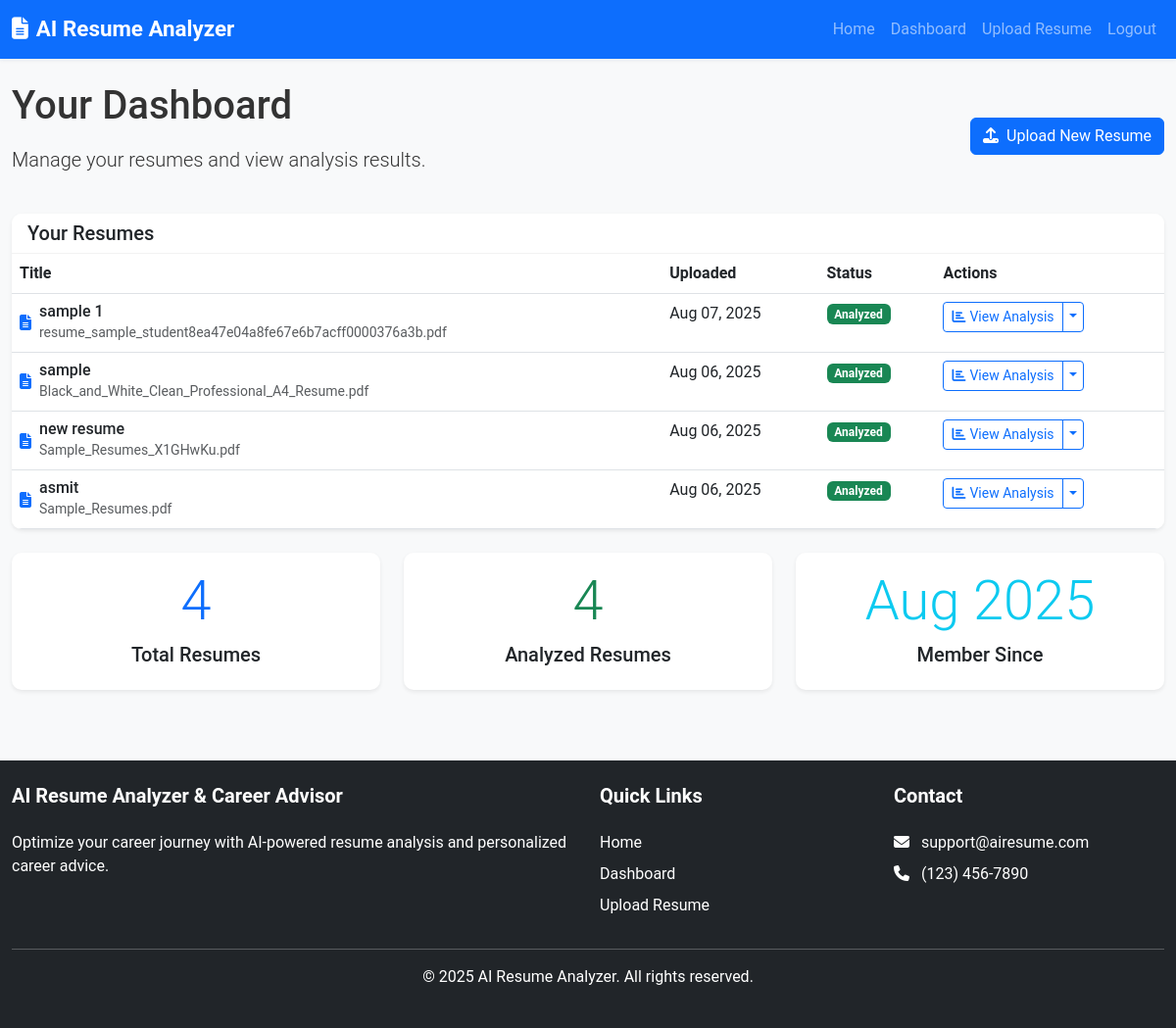
Page /dashboard/ (signed in) on the earlier database version.
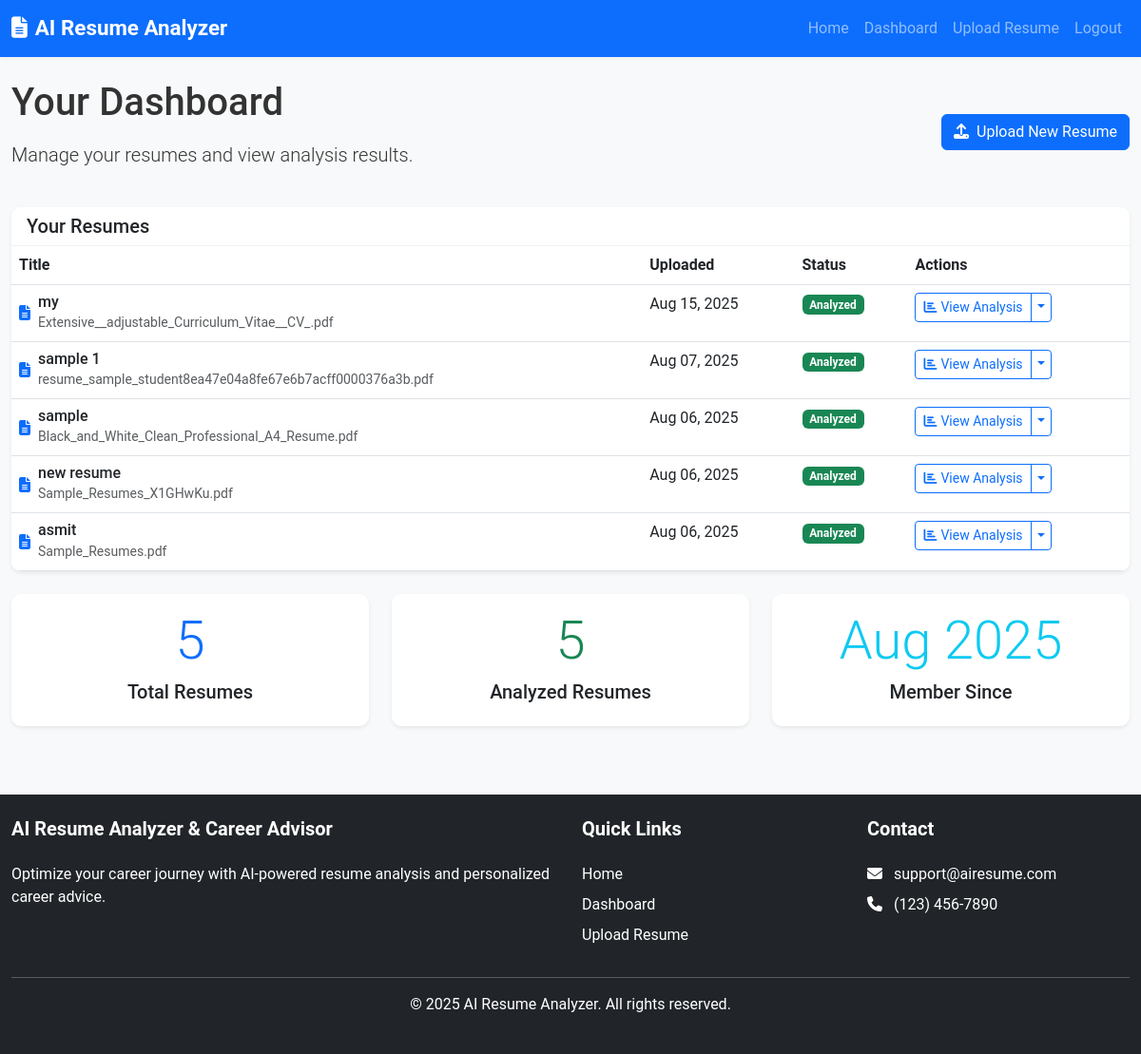
Same page on the later database version.
### resume_app/models.py (models this page shows, shortened)
class Resume(models.Model):
    user = models.ForeignKey(User, on_delete=models.CASCADE, related_name='resumes')
    title = models.CharField(max_length=255)
    file = models.FileField(upload_to=resume_upload_path)
    uploaded_at = models.DateTimeField(auto_now_add=True)
    def filename(self):
        return os.path.basename(self.file.name)

### resume_app/views.py (the view)
# urls.py: path('dashboard/', views.dashboard, name='dashboard'),
@login_required
def dashboard(request):
    resumes = Resume.objects.filter(user=request.user).order_by('-uploaded_at')
    analyzed_resumes_count = Resume.objects.filter(user=request.user, analysis__isnull=False).count()
    return render(request, 'resume_app/dashboard.html', {
        'resumes': resumes,
        'analyzed_resumes_count': analyzed_resumes_count
    })

### resume_app/templates/resume_app/dashboard.html (shortened to what this page needs)
{% extends 'resume_app/base.html' %}
{% block content %}
<div class="row mb-4">
    <div class="col-md-8">
        <h1 class="mb-3">Your Dashboard</h1>
        <p class="lead">Manage your resumes and view analysis results.</p>
    </div>
    <div class="col-md-4 text-md-end d-flex align-items-center justify-content-md-end">
        <a href="{% url 'resume_app:upload_resume' %}" class="btn btn-primary">
            <i class="fas fa-upload me-2"></i>Upload New Resume
        </a>
    </div>
</div>
{% if resumes %}
<div class="row">
    <div class="col-12">
        <div class="card shadow-sm">
            <div class="card-header bg-white">
                <h5 class="mb-0">Your Resumes</h5>
            </div>
            <div class="card-body p-0">
                <div class="table-responsive">
                    <table class="table table-hover mb-0">
                        <thead>
                            <tr>
                                <th>Title</th>
                                <th>Uploaded</th>
                                <th>Status</th>
                                <th>Actions</th>
                            </tr>
                        </thead>
                        <tbody>
                            {% for resume in resumes %}
                            <tr>
                                <td>
                                    <div class="d-flex align-items-center">
                                        <i class="fas fa-file-alt text-primary me-2"></i>
                                        <div>
                                            <h6 class="mb-0">{{ resume.title }}</h6>
                                            <small class="text-muted">{{ resume.filename }}</small>
                                        </div>
                                    </div>
                                </td>
                                <td>{{ resume.uploaded_at|date:"M d, Y" }}</td>
                                <td>
                                    {% if resume.analysis %}
                                    <span class="badge bg-success">Analyzed</span>
                                    {% else %}
                                    <span class="badge bg-warning text-dark">Not Analyzed</span>
                                    {% endif %}
                                </td>
                                <td>
                                    <div class="btn-group">
                                        {% if resume.analysis %}
                                        <a href="{% url 'resume_app:analyze_resume' resume.id %}" class="btn btn-sm btn-outline-primary">
                                            <i class="fas fa-chart-bar me-1"></i>View Analysis
                                        </a>
                                        {% else %}
                                        <a href="{% url 'resume_app:analyze_resume' resume.id %}" class="btn btn-sm btn-primary">
                                            <i class="fas fa-robot me-1"></i>Analyze
                                        </a>
                                        {% endif %}
                                        <button type="button" class="btn btn-sm btn-outline-primary dropdown-toggle dropdown-toggle-split" data-bs-toggle="dropdown">
                                        </button>
                                    </div>
                                </td>
                            </tr>
                            {% endfor %}
                        </tbody>
                    </table>
                </div>
            </div>
        </div>
    </div>
</div>
<div class="row mt-4">
    <div class="col-md-4 mb-4">
        <div class="card border-0 shadow-sm h-100">
            <div class="card-body text-center">
                <div class="display-4 text-primary mb-2">{{ resumes.count }}</div>
                <h5 class="card-title">Total Resumes</h5>
            </div>
        </div>
    </div>
    <div class="col-md-4 mb-4">
        <div class="card border-0 shadow-sm h-100">
            <div class="card-body text-center">
                <div class="display-4 text-success mb-2">{{ analyzed_resumes_count }}</div>
                <h5 class="card-title">Analyzed Resumes</h5>
            </div>
        </div>
    </div>
    <div class="col-md-4 mb-4">
        <div class="card border-0 shadow-sm h-100">
            <div class="card-body text-center">
                <div class="display-4 text-info mb-2">{{ user.date_joined|date:"M Y" }}</div>
                <h5 class="card-title">Member Since</h5>
            </div>
        </div>
    </div>
</div>
{% endif %}
{% endblock %}

### resume_app/templates/resume_app/base.html (shortened to what this page needs)
<!DOCTYPE html>
<html lang="en">
<head>
    <link href="https://cdn.jsdelivr.net/npm/bootstrap@5.3.0/dist/css/bootstrap.min.css" rel="stylesheet">
    <link rel="stylesheet" href="https://cdnjs.cloudflare.com/ajax/libs/font-awesome/6.4.0/css/all.min.css">
    {% load static %}
    <link rel="stylesheet" href="{% static 'css/style.css' %}">
</head>
<body>
    <nav class="navbar navbar-expand-lg navbar-dark bg-primary">
        <div class="container">
            <a class="navbar-brand" href="{% url 'resume_app:home' %}">
                <i class="fas fa-file-alt me-2"></i>AI Resume Analyzer
            </a>
            <div class="collapse navbar-collapse" id="navbarNav">
                <ul class="navbar-nav ms-auto">
                    <li class="nav-item">
                        <a class="nav-link" href="{% url 'resume_app:home' %}">Home</a>
                    </li>
                    {% if user.is_authenticated %}
                    <li class="nav-item">
                        <a class="nav-link" href="{% url 'resume_app:dashboard' %}">Dashboard</a>
                    </li>
                    <li class="nav-item">
                        <a class="nav-link" href="{% url 'resume_app:upload_resume' %}">Upload Resume</a>
                    </li>
                    <li class="nav-item">
                        <a class="nav-link" href="{% url 'resume_app:logout' %}">Logout</a>
                    </li>
                    {% endif %}
                </ul>
            </div>
        </div>
    </nav>
    <main class="container mt-4 mb-5">
        {% block content %}{% endblock %}
    </main>
    <footer class="bg-dark text-white py-4 mt-5">
        <div class="container">
            <div class="row">
                <div class="col-md-6">
                    <h5>AI Resume Analyzer & Career Advisor</h5>
                    <p>Optimize your career journey with AI-powered resume analysis and personalized career advice.</p>
                </div>
                <div class="col-md-3">
                    <h5>Quick Links</h5>
                    <ul class="list-unstyled">
                        <li><a href="{% url 'resume_app:home' %}" class="text-white">Home</a></li>
                        {% if user.is_authenticated %}
                        <li><a href="{% url 'resume_app:dashboard' %}" class="text-white">Dashboard</a></li>
                        <li><a href="{% url 'resume_app:upload_resume' %}" class="text-white">Upload Resume</a></li>
                        {% else %}
                        <li><a href="{% url 'login' %}" class="text-white">Login</a></li>
                        <li><a href="{% url 'register' %}" class="text-white">Register</a></li>
                        {% endif %}
                    </ul>
                </div>
                <div class="col-md-3">
                    <h5>Contact</h5>
                    <ul class="list-unstyled">
                        <li><i class="fas fa-envelope me-2"></i> support@airesume.com</li>
                        <li><i class="fas fa-phone me-2"></i> (123) 456-7890</li>
                    </ul>
                </div>
            </div>
            <hr>
            <div class="text-center">
                <p>&copy; {% now "Y" %} AI Resume Analyzer. All rights reserved.</p>
            </div>
        </div>
    </footer>
</body>
</html>

### resume_app/static/css/style.css (style rules this page uses)
body { font-family: 'Roboto', sans-serif; color: #333; background-color: #f8f9fa; }
.container { max-width: 1200px; }
.navbar { box-shadow: 0 2px 4px rgba(0, 0, 0, 0.05); }
.navbar-brand { font-weight: 700; font-size: 1.4rem; }
.card { border: none; border-radius: 10px; overflow: hidden; transition: transform 0.3s ease, box-shadow 0.3s ease; }
.card-header { font-weight: 600; border-bottom: 1px solid rgba(0, 0, 0, 0.05); }
footer { background-color: #343a40; color: rgba(255, 255, 255, 0.8); padding: 3rem 0; }
footer h5 { color: white; font-weight: 600; margin-bottom: 1.5rem; }
footer ul { padding-left: 0; list-style: none; }
footer ul li { margin-bottom: 0.5rem; }
footer a { color: rgba(255, 255, 255, 0.8); text-decoration: none; }

Differences in the rows shown:
added Resume: title "my", filename "Extensive__adjustable_Curriculum_Vitae__CV_.pdf", uploaded_at "Aug 15, 2025", shows "Analyzed", shows "View Analysis"
Other differences:
{{ resumes.count }}: "4" → "5"
{{ analyzed_resumes_count }}: "4" → "5"
